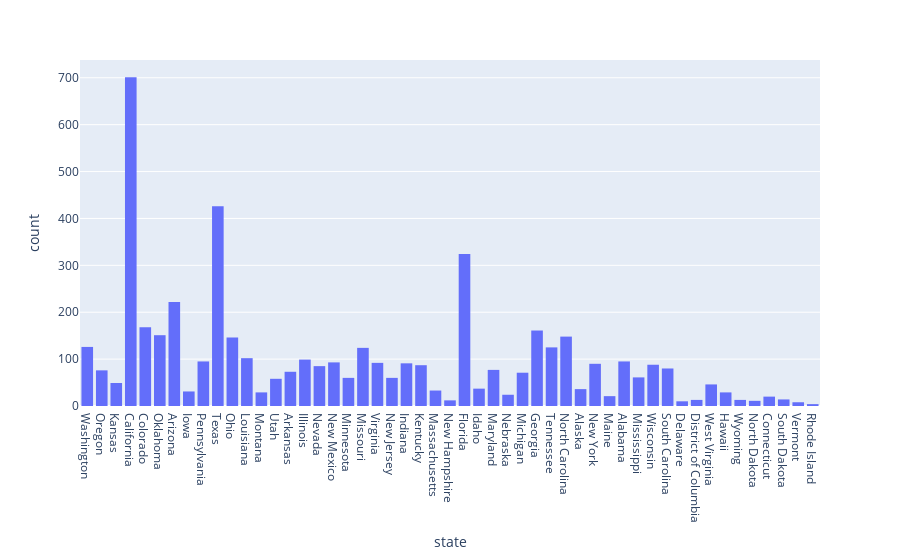

Notebook code cell kept with this figure:
### Code cell
fig = px.histogram(df, x="state")
fig.show()

### Figure 1 — Plotly figure (JSON) as saved in the notebook; plotly's stock layout.template omitted (floating-point values rounded to 4 significant figures; data arrays with more than 128 entries replaced by an {"elided": "..."} marker saying what was removed)
{"data": [{"alignmentgroup": "True", "bingroup": "x", "hovertemplate": "state=%{x}<br>count=%{y}<extra></extra>", "legendgroup": "", "marker": {"color": "#636efa", "pattern": {"shape": ""}}, "name": "", "offsetgroup": "", "orientation": "v", "showlegend": false, "type": "histogram", "x": {"elided": "4895 str values"}, "xaxis": "x", "yaxis": "y"}], "layout": {"barmode": "relative", "legend": {"tracegroupgap": 0}, "margin": {"t": 60}, "xaxis": {"anchor": "y", "domain": [0, 1], "title": {"text": "state"}}, "yaxis": {"anchor": "x", "domain": [0, 1], "title": {"text": "count"}}}}
